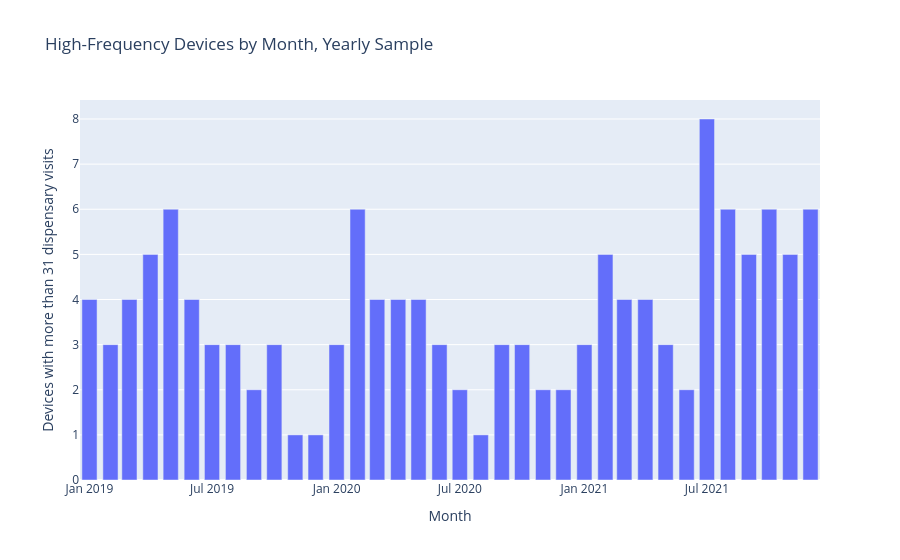

Notebook code for this chart:
### Code cell
# (1) Chart: high-frequency devices month by month
plot_df = (high_frequency_counts
    .filter(pl.col("period").str.len_chars() == 6)
    .with_columns((pl.col("period").str.slice(0, 4) + "-" + pl.col("period").str.slice(4, 2)).alias("month"))
)

fig2 = px.bar(
    plot_df.to_pandas(),
    x="month",
    y="flagged",
    labels={
        "month": "Month",
        "flagged": "Devices with more than 31 dispensary visits",
    },
    title="High-Frequency Devices by Month, Yearly Sample",
)

show(fig2, "high_frequency_by_month")

### Figure 1 — Plotly figure (JSON) as saved in the notebook; plotly's stock layout.template omitted (floating-point values rounded to 4 significant figures)
{"data": [{"hovertemplate": "Month=%{x}<br>Devices with more than 31 dispensary visits=%{y}<extra></extra>", "legendgroup": "", "marker": {"color": "#636efa", "pattern": {"shape": ""}}, "name": "", "orientation": "v", "showlegend": false, "textposition": "auto", "type": "bar", "x": ["2019-01", "2019-02", "2019-03", "2019-04", "2019-05", "2019-06", "2019-07", "2019-08", "2019-09", "2019-10", "2019-11", "2019-12", "2020-01", "2020-02", "2020-03", "2020-04", "2020-05", "2020-06", "2020-07", "2020-08", "2020-09", "2020-10", "2020-11", "2020-12", "2021-01", "2021-02", "2021-03", "2021-04", "2021-05", "2021-06", "2021-07", "2021-08", "2021-09", "2021-10", "2021-11", "2021-12"], "xaxis": "x", "y": [4, 3, 4, 5, 6, 4, 3, 3, 2, 3, 1, 1, 3, 6, 4, 4, 4, 3, 2, 1, 3, 3, 2, 2, 3, 5, 4, 4, 3, 2, 8, 6, 5, 6, 5, 6], "yaxis": "y"}], "layout": {"barmode": "relative", "legend": {"tracegroupgap": 0}, "title": {"text": "High-Frequency Devices by Month, Yearly Sample"}, "xaxis": {"anchor": "y", "domain": [0.0, 1.0], "title": {"text": "Month"}}, "yaxis": {"anchor": "x", "domain": [0.0, 1.0], "title": {"text": "Devices with more than 31 dispensary visits"}}}}
